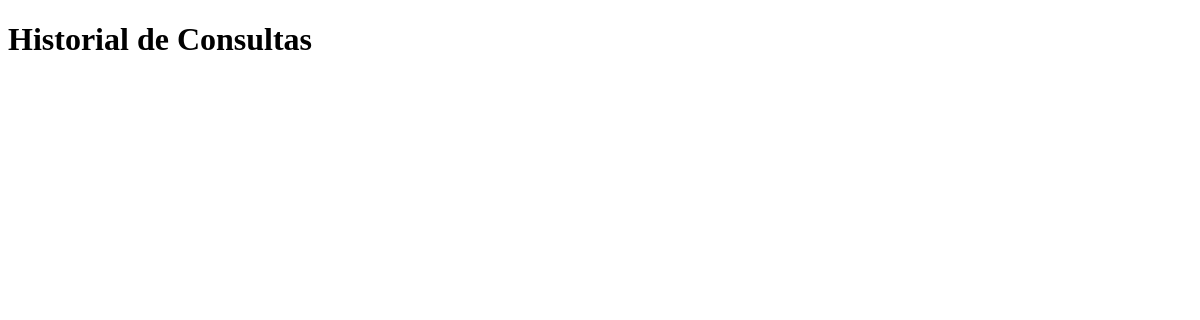
Page /auditmanager/listar-consultas/ on the earlier database version.
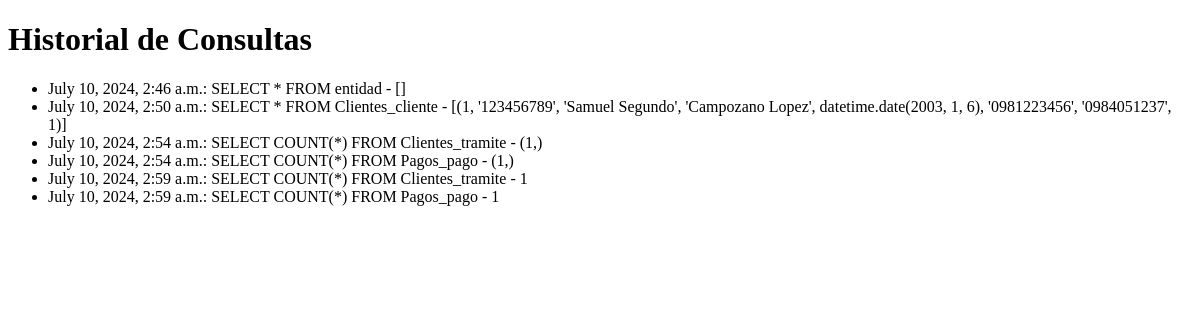
Same page on the later database version.
### AuditManager/models.py (models this page shows)
class QueryHistory(models.Model):
    query_sql = models.TextField()
    result = models.TextField()
    executed_at = models.DateTimeField(auto_now_add=True)

### AuditManager/views.py (the view)
# urls.py: path('listar-consultas/', views.listar_consultas, name='listar_consultas'),
def listar_consultas(request):
    consultas = QueryHistory.objects.all()
    return render(request, 'AuditManager/listar_consultas.html', {'consultas': consultas})

### AuditManager/templates/AuditManager/listar_consultas.html (shortened to what this page needs)
<!DOCTYPE html>
<html lang="en">
<head>
</head>
<body>
    <h1>Historial de Consultas</h1>
    <ul>
        {% for consulta in consultas %}
            <li>{{ consulta.executed_at }}: {{ consulta.query_sql }} - {{ consulta.result }}</li>
        {% endfor %}
    </ul>
</body>
</html>

Differences in the rows shown:
added QueryHistory: executed_at "July 10, 2024, 2:46 a.m.", query_sql "SELECT * FROM entidad", result "[]"
added QueryHistory: executed_at "July 10, 2024, 2:50 a.m.", query_sql "SELECT * FROM Clientes_cliente", result "[(1, '123456789', 'Samuel Segundo', 'Campozano Lopez', datetime.date(2003, 1, 6), '0981223456', '0984051237', 1)]"
added QueryHistory: executed_at "July 10, 2024, 2:54 a.m.", query_sql "SELECT COUNT(*) FROM Clientes_tramite", result "(1,)"
added QueryHistory: executed_at "July 10, 2024, 2:54 a.m.", query_sql "SELECT COUNT(*) FROM Pagos_pago", result "(1,)"
added QueryHistory: executed_at "July 10, 2024, 2:59 a.m.", query_sql "SELECT COUNT(*) FROM Clientes_tramite", result "1"
added QueryHistory: executed_at "July 10, 2024, 2:59 a.m.", query_sql "SELECT COUNT(*) FROM Pagos_pago", result "1"
